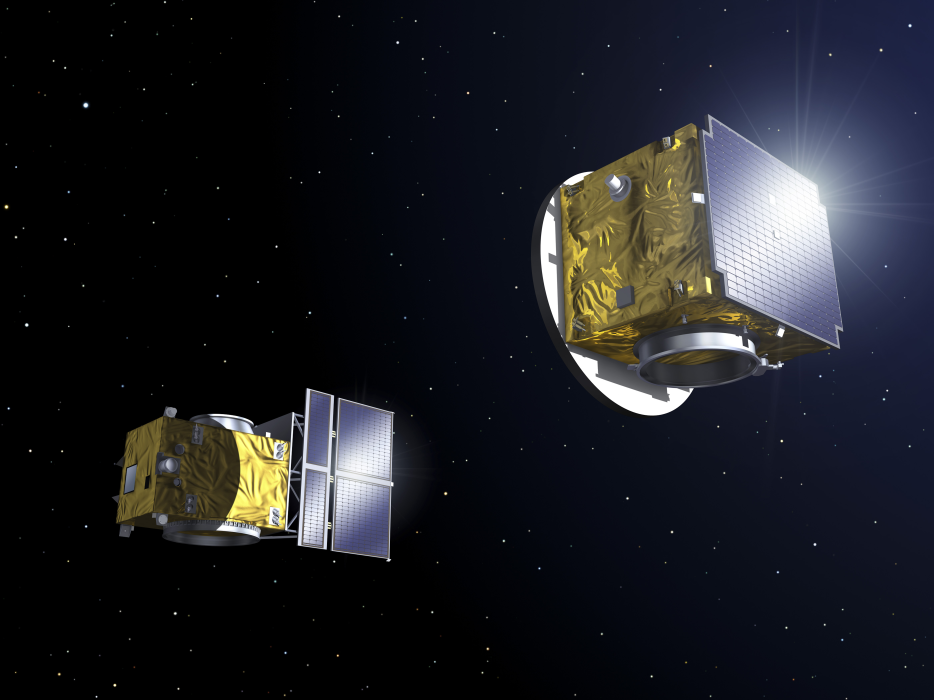
#> input picture python-version/test_images/1.jpg, 4667 x 3500 px (shown at 1/5 size)
$ python -i object_detector.py   (imports and definitions only)
#> lines starting #> are read from the running program, lines starting #| are printed output that depends on the picture
### python-version/tracker/models/moments.py
import math

import cv2 as cv


class SimpleCoordinates:
    """
    This class is used to store the coordinates of an object
    """
    x: int = None
    y: int = None

    def __init__(self, coordinates: list):
        self.x = coordinates[0]
        self.y = coordinates[1]

    def __str__(self):
        return f"x: {self.x}, y: {self.y}"


class Coordinates(SimpleCoordinates):
    """
    This class is used to store the coordinates of an object
    """
    orientation: float = None
    orientation_degrees: float = None

    def __init__(self, x: int, y: int, orientation: float = None):
        super().__init__([x, y])
        self.orientation = orientation
        self.orientation_degrees = orientation * 180 / math.pi

    def __str__(self):
        return super().__str__() + f", orientation in radians: {self.orientation:.4f}, orientation in degrees:" \
                                   f" {self.orientation_degrees:.4f}"

    # as tuple
    def as_tuple(self):
        return self.x, self.y

    # get center of mass
    def get_center_of_mass(self):
        return self.x, self.y


class Moments:
    """
    This class is used to calculate the moments of an object
    """
    __contour = None
    __coordinates: Coordinates = None

    def __init__(self, contour):
        self.__contour = contour
        self.__set_coordinates()

    def __set_coordinates(self):
        moments = cv.moments(self.__contour)
        x = int(moments["m10"] / moments["m00"])
        y = int(moments["m01"] / moments["m00"])
        orientation = math.atan2(moments["mu11"], moments["mu20"] - moments["mu02"]) / 2
        self.__coordinates = Coordinates(x, y, orientation)

    def get_coordinates(self):
        return self.__coordinates

### python-version/tracker/models/object.py
import math

import matplotlib.pyplot as plt
import numpy as np
import seaborn as sns

from models.moments import Coordinates, Moments, SimpleCoordinates
import cv2 as cv

from models.pose import Pose, Rotation, Translation


def plot_contour(contour, color="b"):
    plt.plot(np.append(contour[:, 0, 0], contour[0, 0, 0]),
             np.append(contour[:, 0, 1], contour[0, 0, 1]), color)


# [37 lines left out: function dynamic_threshold, not called in this run]


class Corners:
    __top_left: SimpleCoordinates = None
    __top_right: SimpleCoordinates = None
    __bottom_left: SimpleCoordinates = None
    __bottom_right: SimpleCoordinates = None

    # [6 lines left out: function __init__, not called in this run]


class Object:
    """
    This class represents an object in an image
    """
    __moments: Moments = None
    __relative_contour: cv.UMat = None
    __aligned_image: cv.UMat = None
    __corners: Corners = None
    __bounding_box = None
    __raw_image: cv.UMat = None
    __rotation: Rotation = None
    __threshold_image: cv.UMat = None
    __contour: cv.UMat = None
    __verbose = False
    __satellite_points = None
    # the index of the furthest point in the pose map
    __furthest_index = None
    __vertices = None
    file_name = None

    def __init__(self, raw_image, simplify_contours=False, verbose=False, is_model=False, file_name=None):
        self.__verbose = verbose
        self.__raw_image = raw_image
        self.__preprocess_image(is_model)
        self.__detect_contours(simplify_contours)
        self.__set_bounding_box()
        self.file_name = file_name

    def set_furthest_index(self, index):
        self.__furthest_index = index

    def get_furthest_index(self):
        return self.__furthest_index

    def get_rotation(self):
        return self.__rotation

    def set_rotation(self, rotation: Rotation):
        self.__rotation = rotation

    def set_roll(self, roll):
        self.__pose.set_roll(roll)

    def __preprocess_image(self, is_model=False):
        # make a gaussian blur of the image to remove noise
        # blur_image = cv.GaussianBlur(self.__raw_image, (5, 5), 0)
        # median filter 5 x 5
        # plot the raw image
        blur_image = cv.medianBlur(self.__raw_image, 3)

        # save blur image
        # cv.imwrite(f"blurred_img.png", blur_image)

        # get x pixels evenly distributed from the image
        n = 50
        x = np.linspace(0, blur_image.shape[1] - 1, n, dtype=int)
        y = np.linspace(0, blur_image.shape[0] - 1, n, dtype=int)
        x, y = np.meshgrid(x, y)
        x = x.flatten()
        y = y.flatten()
        # get the pixel values at the coordinates
        pixel_values = blur_image[y, x]
        # get the histogram of the pixel values
        hist = cv.calcHist([pixel_values], [0], None, [256], [0, 256])
        # find the standard deviation of the histogram index
        std = np.std(pixel_values)  # - np.mean(pixel_values)
        background_threshold = np.argmax(hist) + std * 2
        if self.__verbose:
            plt.axvline(background_threshold, color='#F2DB66', linestyle='dashed', linewidth=2)
            sns.histplot(pixel_values, bins=int(256 / 4), color='#021226')
            plt.yscale('log')
            plt.title(f"Histogram of {n}*{n} evenly distributed pixel values")
            plt.ylabel("Frequency (log scale)")
            plt.xlabel("Pixel value")
            plt.legend(["Background threshold", "Pixel values"])
            plt.show()

        # find the index of pixel_values that are above the background threshold in x and y
        above_background = np.where(pixel_values > background_threshold)
        # get the coordinates of the pixels that are above the background threshold
        x = x[above_background]
        y = y[above_background]

        self.__satellite_points = np.array([x, y]).T

        # plot the coordinates
        if self.__verbose:
            # ofset the coordinates to the center of the image
            plt.plot(x, y, "r*")
            plt.title(f"Coordinates of pixels above the background threshold")
            # plt.xlabel("x")
            # plt.ylabel("y")
            plt.xticks([])
            plt.yticks([])
            plt.legend(["Coordinates"])
            plt.imshow(blur_image, cmap='gray')
            plt.show()

        if not is_model:
            # check different sobel ddepth
            sobelx = cv.Sobel(blur_image, cv.CV_16S, 1, 0, ksize=3)
            sobely = cv.Sobel(blur_image, cv.CV_16S, 0, 1, ksize=3)
            abs_grad_x = cv.convertScaleAbs(sobelx)
            abs_grad_y = cv.convertScaleAbs(sobely)

            grad = cv.addWeighted(abs_grad_x, 0.5, abs_grad_y, 0.5, 0)
            # find contours in the image grad
            ret, self.__threshold_image = cv.threshold(grad, 2, 255, cv.THRESH_BINARY)
        else:
            ret, self.__threshold_image = cv.threshold(self.__raw_image, 0, 255, cv.THRESH_BINARY + cv.THRESH_TRIANGLE)

    # [82 lines left out: functions __simplify_contours, __detect_contours, __align_image, get_aligned_image, not called in this run]

    def get_raw_image(self) -> cv.UMat or None:
        return self.__raw_image

    # [16 lines left out: function __set_bounding_box, not called in this run]

    def get_relative_contour(self) -> cv.UMat:
        return self.__relative_contour

    def get_contour(self) -> cv.UMat:
        return self.__contour

    def get_moments(self) -> Moments:
        return self.__moments

    @property
    def coordinates(self) -> Coordinates:
        return self.__moments.get_coordinates()

    def __str__(self) -> str:
        return f"Coordinates: {self.__moments.get_coordinates()}"


# [4 lines left out: function rotate_image_around_center_of_mass, not called in this run]

### python-version/tracker/image/object_detector.py
import cv2 as cv

from models.moments import Moments
from models.object import Object


# Image to Object
class ObjectDetector:
    __tracking_object: Object = None
    __grey_scale_image = None
    __preprocessed_image = None

    def __init__(self):
        # reset the state
        self.__tracking_object = None
        self.__grey_scale_image = None
        self.__preprocessed_image = None

    def __preprocess_image(self):
        # make a gaussian blur of the image to remove noise
        blur_image = cv.GaussianBlur(self.__grey_scale_image, (5, 5), 0)

        # make a threshold of the blurred image to get a binary image
        ret, self.__preprocessed_image = cv.threshold(blur_image, 25, 255, cv.THRESH_BINARY)

    def __align_image(self):
        color_img = cv.cvtColor(self.__grey_scale_image, cv.COLOR_GRAY2RGB)
        cv.circle(color_img, (self.__tracking_object.coordinates.x, self.__tracking_object.coordinates.y), 7, (0, 0,
                                                                                                               255), -1)
        cv.drawContours(color_img, self.__tracking_object.contours, 0, (0, 255, 0), 3)

        for corner in self.__tracking_object.corners.__dict__.values():
            cv.circle(color_img, (corner.x, corner.y), 5, (255, 0, 0), 3)

        # draw bounding box
        cv.drawContours(color_img, self.__tracking_object.bounding_box, 0, (0, 0, 255), 2)

        image = rotate_image_around_center_of_mass(color_img,
                                                   self.__tracking_object.coordinates.orientation_degrees,
                                                   self.__tracking_object.coordinates.x,
                                                   self.__tracking_object.coordinates.y)

        self.__tracking_object.set_aligned_image(image)

    def __detect_object(self):
        self.__preprocess_image()

        contours, hierarchy = cv.findContours(self.__preprocessed_image, cv.RETR_TREE, cv.CHAIN_APPROX_SIMPLE)

        # find the longest contour
        cnt = max(contours, key=cv.contourArea)

        moments = Moments(self.__preprocessed_image)

        self.__tracking_object = Object(moments, [cnt])
        self.__align_image()

    def get_object(self, image):
        self.__grey_scale_image = image
        self.__detect_object()
        return self.__tracking_object


def rotate_image_around_center_of_image(image, angle):
    center_x = image.shape[1] / 2
    center_y = image.shape[0] / 2
    rotation_matrix = cv.getRotationMatrix2D((center_x, center_y), angle, 1.0)
    result = cv.warpAffine(image, rotation_matrix, image.shape[1::-1], flags=cv.INTER_LINEAR)
    return result


def rotate_image_around_center_of_mass(image, angle, center_x, center_y):
    rotation_matrix = cv.getRotationMatrix2D((center_x, center_y), angle, 1.0)
    result = cv.warpAffine(image, rotation_matrix, image.shape[1::-1], flags=cv.INTER_LINEAR)
    return result

>>> import cv2
>>> picture = cv2.imread('../../test_images/1.jpg', cv2.IMREAD_GRAYSCALE)
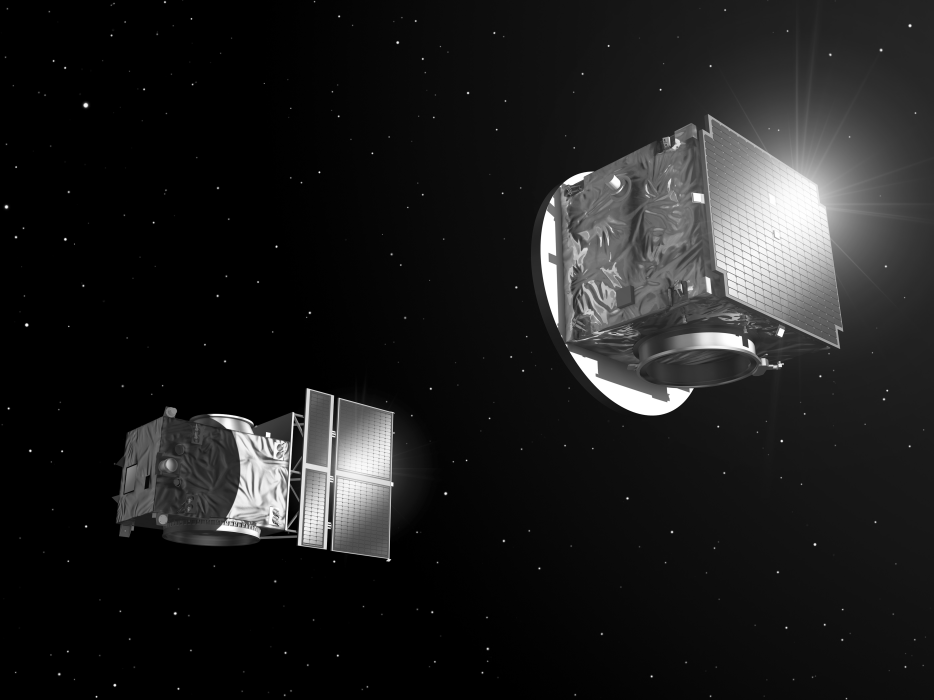
#> picture: shape (3500, 4667) (shown at 1/5 size); min 0, max 255, mean 30.4
>>> result = ObjectDetector().get_object(picture)
#> (the run stopped early here; a loop or call above may not have finished)

$ run again, on python-version/test_images/0.363_-0.759_0.541.png
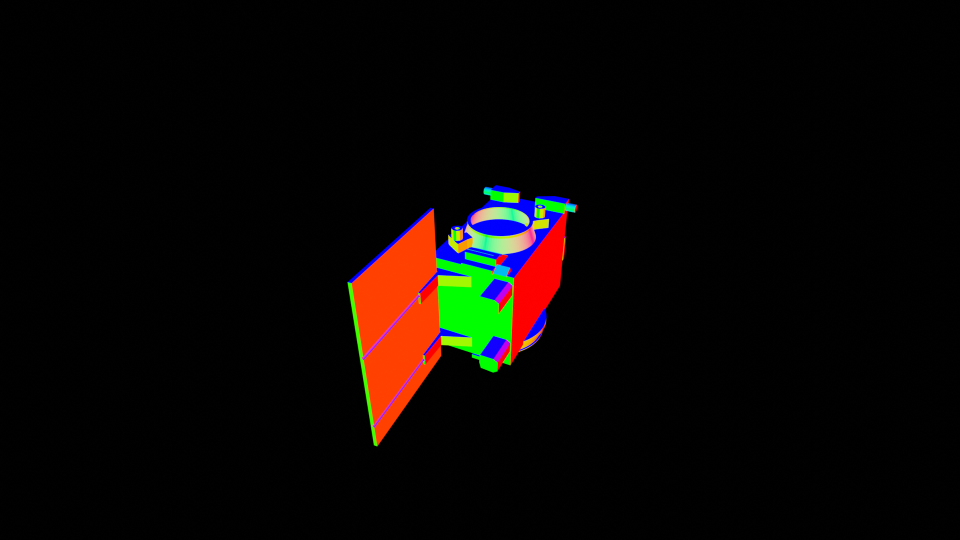
#> input picture python-version/test_images/0.363_-0.759_0.541.png, 1920 x 1080 px (shown at 1/2 size)
#> `picture = cv2.imread('../../test_images/1.jpg', cv2.IMREAD_GRAYSCALE)`:
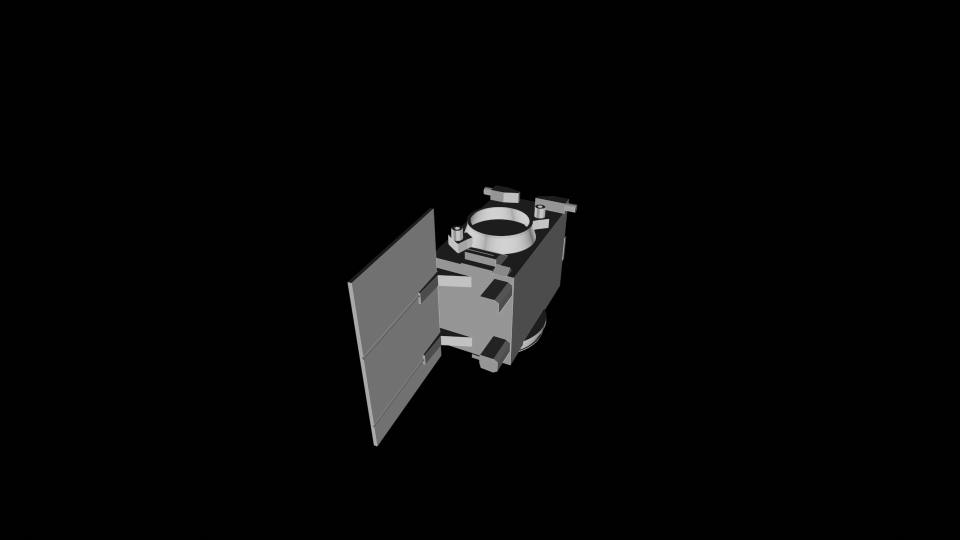
#> picture: shape (1080, 1920) (shown at 1/2 size); min 0, max 211, mean 7.1
